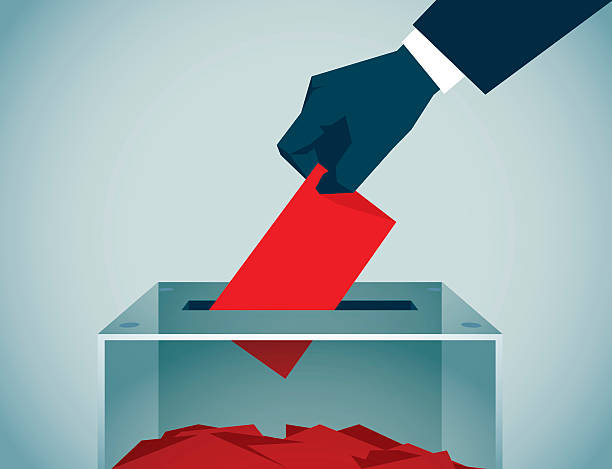
#> input picture pqrs/electiva/sugerencias.jpg, 612 x 469 px
$ python gris_sugerencia.py
#> lines starting #> are read from the running program, lines starting #| are printed output that depends on the picture
import cv2


def convertir_a_grises(imagen):
#> called with imagen = 'sugerencias.jpg'
    imagen_original = cv2.imread(imagen)
#> imagen_original is the input picture: shape (469, 612, 3); mean B, G, R 172.1, 166.7, 154.6

    if imagen_original is None:
        print("No se pudo cargar la imagen")
        return

    # Convertir la imagen a escala de grises
    imagen_grises = cv2.cvtColor(imagen_original, cv2.COLOR_BGR2GRAY)
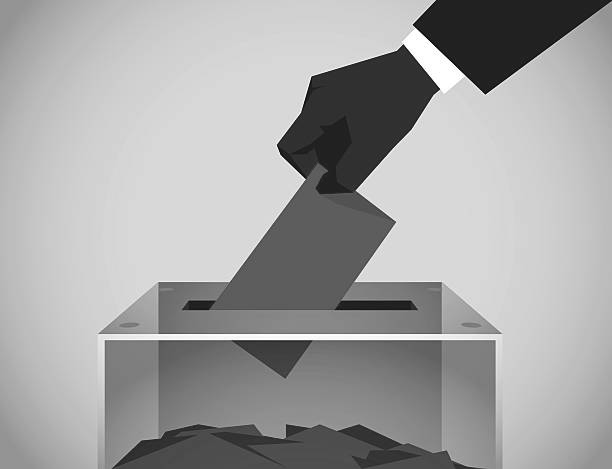
#> imagen_grises: shape (469, 612); min 3, max 255, mean 163.8

    cv2.imwrite("sugerencia_escala.jpg", imagen_grises)

    return imagen_grises

ruta_imagen = 'sugerencias.jpg'
imagen_gris1 = convertir_a_grises(ruta_imagen)

$ run again, with pqrs/electiva/quejas.jpg copied over pqrs/electiva/sugerencias.jpg
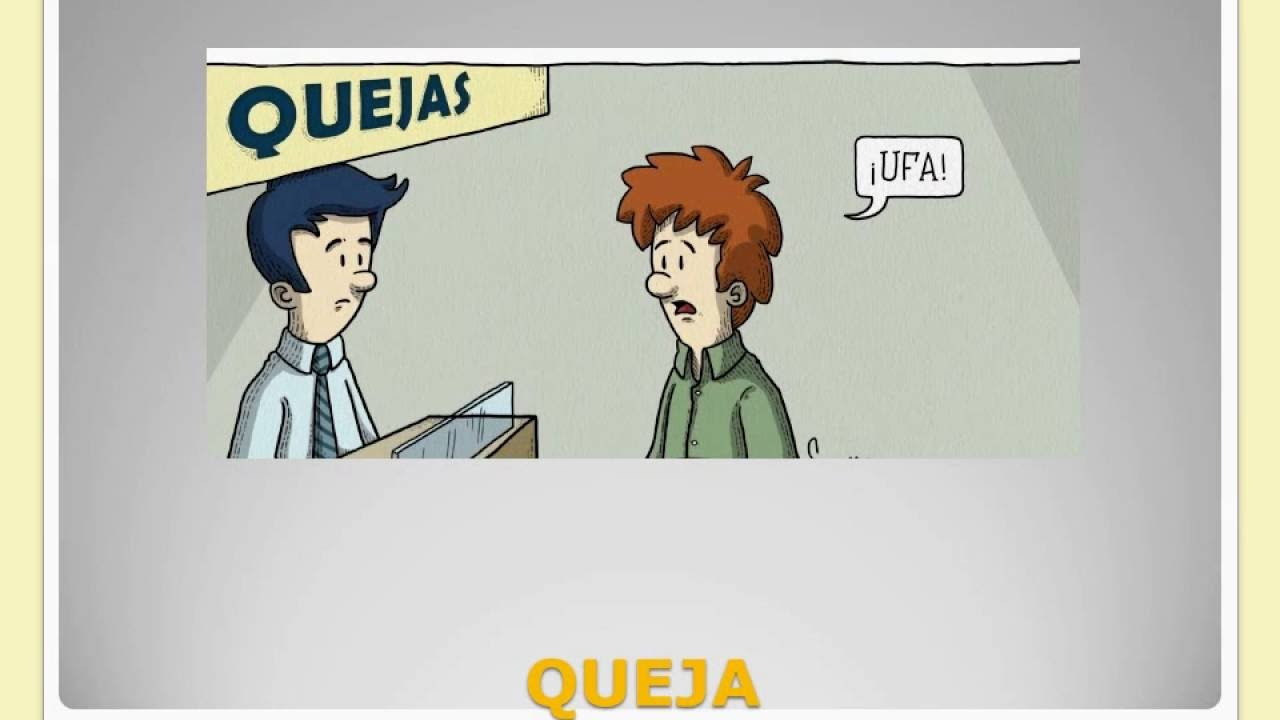
#> input picture pqrs/electiva/quejas.jpg, 1280 x 720 px
#> in convertir_a_grises, imagen_original is the input picture: shape (720, 1280, 3); mean B, G, R 187, 197, 196.5
#> in convertir_a_grises, `imagen_grises = cv2.cvtColor(imagen_original, cv2.COLOR_BGR2GRAY)`:
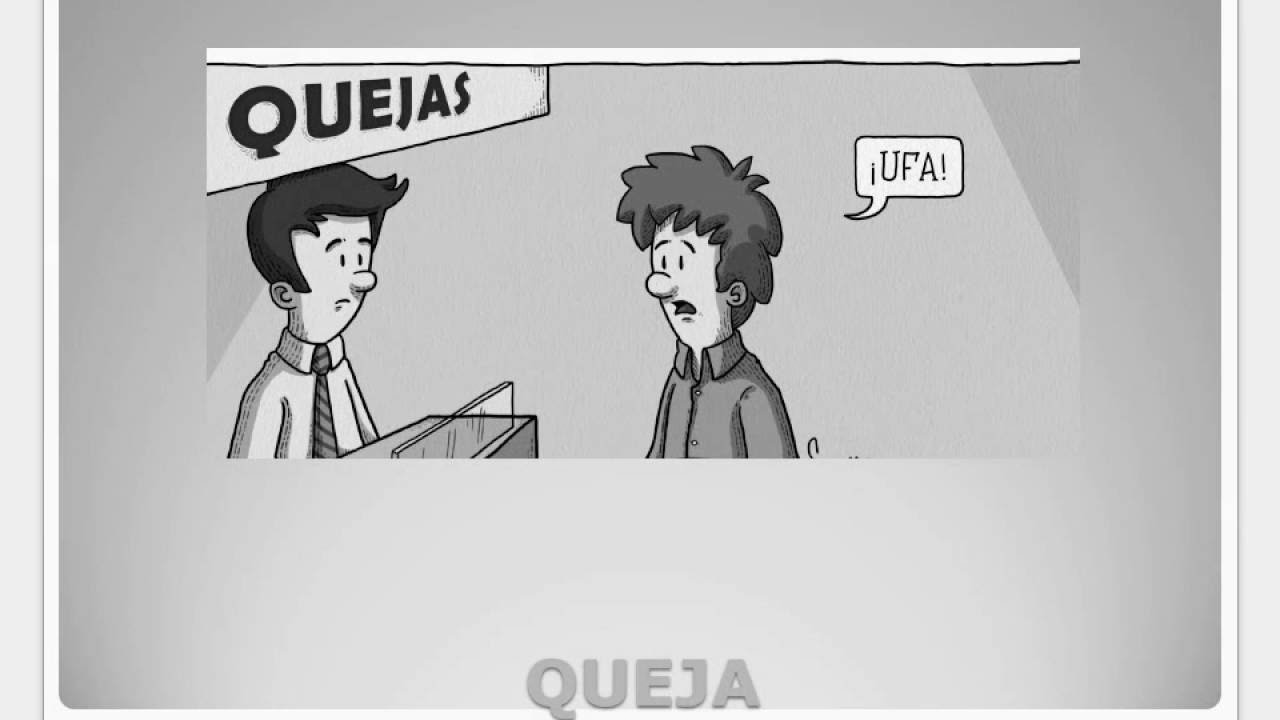
#> imagen_grises: shape (720, 1280); min 0, max 255, mean 195.8
